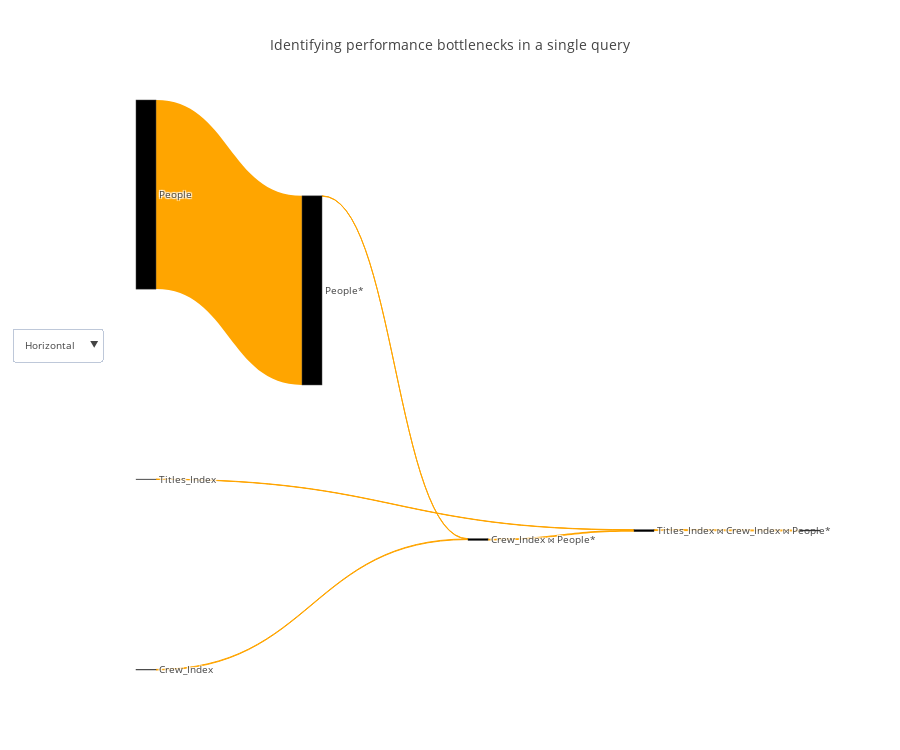

Notebook code cell kept with this figure:
### Code cell
flow_df = query_renderer.get_flow_df(query, con_str=con_str)
query_renderer.vizualize(flow_df, title="Identifying performance bottlenecks in a single query", metrics=["actual_duration"], open_=False)

### Figure 1 — Plotly figure (JSON) as saved in the notebook; plotly's stock layout.template omitted (floating-point values rounded to 4 significant figures)
{"data": [{"link": {"color": ["#ffa500", "#ffa500", "#ffa500", "#ffa500", "#ffa500", "#ffa500"], "label": ["", "", "", "Filter condition: (people.name = ANY ('{\"Owen Wilson\",\"Adam Sandler\",\"Jason Segel\"}'::text[]))", "", ""], "source": [0, 1, 2, 3, 4, 5], "target": [5, 4, 3, 4, 5, 6], "value": [1, 2, 647, 1, 6, 3]}, "node": {"color": ["black", "black", "black", "black", "black", "black"], "label": ["Titles_Index", "Crew_Index", "People", "People*", "Crew_Index ⋈ People*", "Titles_Index ⋈ Crew_Index ⋈ People*"], "pad": 200}, "orientation": "h", "type": "sankey", "valueformat": ",", "valuesuffix": [" Seconds", " Seconds", " Seconds", " Seconds", " Seconds", " Seconds"]}], "layout": {"font": {"size": 10}, "height": 750, "title": "Identifying performance bottlenecks in a single query", "updatemenus": [{"buttons": [{"args": ["orientation", "h"], "label": "Horizontal", "method": "restyle"}, {"args": ["orientation", "v"], "label": "Vertical", "method": "restyle"}], "y": 0.6}]}}
